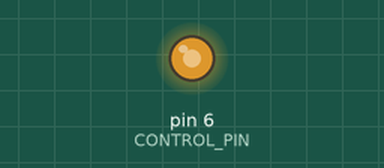
Simulated run of this sketch. Board: Arduino Uno, built with avr-gcc and run on an emulated ATmega328P. Shown: output pins drawn as LEDs (lit = HIGH).

Above: at 0.05 s.
At 2.05 s:
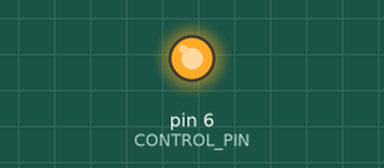
At 4.05 s:
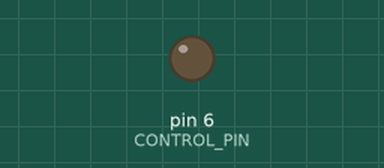
Timing chart, 0 to 5.3 s (numbered marks = the images above):
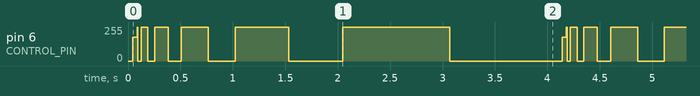

The sketch:

SwitchNJFET.ino
```cpp
/*

  SwitchNJFET
  Switch an independent power source using an Arduino and n-channel JFET

  For info and circuit diagrams see https://github.com/tardate/LittleArduinoProjects/tree/main/Electronics101/SwitchNJFET

 */

#define CONTROL_PIN 6

void setup() {
  pinMode(CONTROL_PIN, OUTPUT);
}

void loop() {
  for(int duration = 1; duration <= 1024; duration = duration * 2 ) {
    digitalWrite(CONTROL_PIN, HIGH);
    delay(duration);
    digitalWrite(CONTROL_PIN, LOW);
    delay(duration);
  }
}
```

Measured:
- by itself, pin 6 (CONTROL_PIN): repeats every 4.1 s: 255/255 0.01 s, 0/255 0.03 s, 255/255 0.06 s, 0/255 0.06 s, 255/255 0.13 s, 0/255 0.13 s, 255/255 0.26 s, 0/255 0.26 s, 255/255 0.51 s, 0/255 0.51 s, 255/255 1.0 s, 0/255 1.1 s, 178/255 0.04 s
